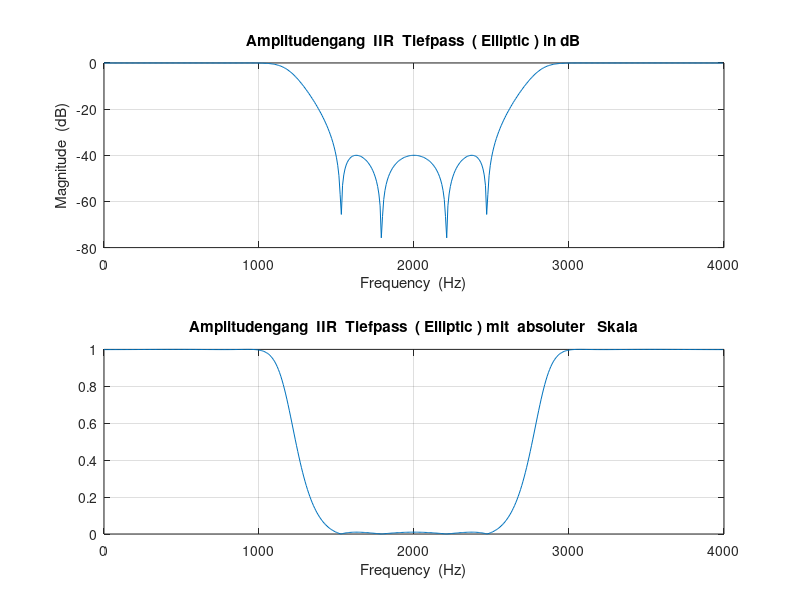

Source code (MATLAB):
clear all
clc

%% DVP4 Filterentwurf IIR
% Filter Parameter

Fs = 8000;              % Sample frequency [Hz]
fg_passband1 = 1950/2;     % Passband corner frequency [Hz]
fg_passband2 = 4000-(1950/2);     % Passband corner frequency [Hz]
fg_stopband1 = 3000/2;     % Stopband corner frequency [Hz]
fg_stopband2 = 4000-(3000/2);     % Stopband corner frequency [Hz]

Wp = [fg_passband1 fg_passband2]/(Fs/2);% Passband corner frequency normalized to 1/2 sample frequency
Ws = [fg_stopband1 fg_stopband2]/(Fs/2);% Stopband corner frequency normalized to 1/2 sample frequency
Rs = 40;                % Stopband attenuation [db]
Rp = 0.01;              % Passband ripple [db]


%% IIR LP-Filterentwurf: ellipord & ellip ATTACHMENT H

% ellipord calculates the minimum order of a digital or analog elliptic filter 
% required to meet a set of filter design specifications.
% n -> returns the lowest order
% Wp -> Cutoff frequencies
[n_ellipord_LP, Wp_ellipord_LP] = ellipord(Wp, Ws, Rp, Rs); 

% Returns the transfer function coefficients of an nth-order lowpass digital elliptic filter 
% with normalized passband edge frequency Wp
[b_ellip_LP, a_ellip_LP] = ellip(n_ellipord_LP, Rp, Rs, Wp_ellipord_LP, 'stop');

% Convert digital filter transfer function data to second-order sections form
% sos -> matrix with second-order section
% g -> gain factor
[sos_ellip_LP, g_ellip_LP] = tf2sos(b_ellip_LP, a_ellip_LP);

%%

% Amplitudengang
[amp_ellip_LP , freq_ellip_LP ] = freqz(b_ellip_LP, a_ellip_LP, 512, Fs);
figure (1);
subplot (211);
plot (freq_ellip_LP ,(20* log10 (abs(amp_ellip_LP ))));
grid on;
title (' Amplitudengang  IIR  Tiefpass  ( Elliptic ) in dB ');
xlabel ('Frequency  (Hz)');
ylabel ('Magnitude  (dB)');
subplot (212);
plot (freq_ellip_LP ,abs(amp_ellip_LP ));
grid on;
title (' Amplitudengang  IIR  Tiefpass  ( Elliptic ) mit  absoluter   Skala ');
xlabel ('Frequency  (Hz)');

% IIR Filter with stages, scatter gain factor over the stages
% column -> spalte, row -> zeile
[ sos_ellip_LP_column , sos_ellip_LP_row ] = size(sos_ellip_LP);
% calculate the iir filter order
sos_ellip_LP_order = sos_ellip_LP_column;

% scatter the gain factor over the stages
% n-square of the factor, n=stages / nthroot->n-square
% Transponierte Direktstruktur II <- g scatter only over coeff b
for(k=1: sos_ellip_LP_column)
    for(m=1: (sos_ellip_LP_row/2))
        sos_ellip_LP(k,m)= sos_ellip_LP(k,m)* nthroot (g_ellip_LP, sos_ellip_LP_order );
    end
end

b_sos_ellip_LP = sos_ellip_LP (:,1:3);
a_sos_ellip_LP = sos_ellip_LP (:,4:6);

[amp_ellip1_LP , freq_ellip1_LP] = freqz(b_sos_ellip_LP(1,:) ,[a_sos_ellip_LP(1,1) a_sos_ellip_LP(1,2:3)], 512, Fs);
[amp_ellip2_LP , freq_ellip2_LP] = freqz(b_sos_ellip_LP(2,:) ,[a_sos_ellip_LP(2,1) a_sos_ellip_LP(2,2:3)], 512, Fs);

% figure(2);
% subplot(211);
% plot(freq_ellip1_LP ,( 20* log10 (abs( amp_ellip1_LP )) + 20* log10 (abs( amp_ellip2_LP )) ) );
% grid on;
% title (' Amplitudengang  IIR  Tiefpass  ( Elliptic ) in dB ( Kaskadierung )');
% xlabel ('Frequency  (Hz)');
% ylabel ('Magnitude  (dB)');
% subplot (2 ,1 ,2);
% plot (freq_ellip1_LP ,abs( amp_ellip1_LP .* amp_ellip2_LP ));
% grid on;
% title (' Amplitudengang  IIR  Tiefpass  ( Elliptic ) mit  absoluter   Skala  ( Kaskadierung )');
% xlabel ('Frequency  (Hz)');
